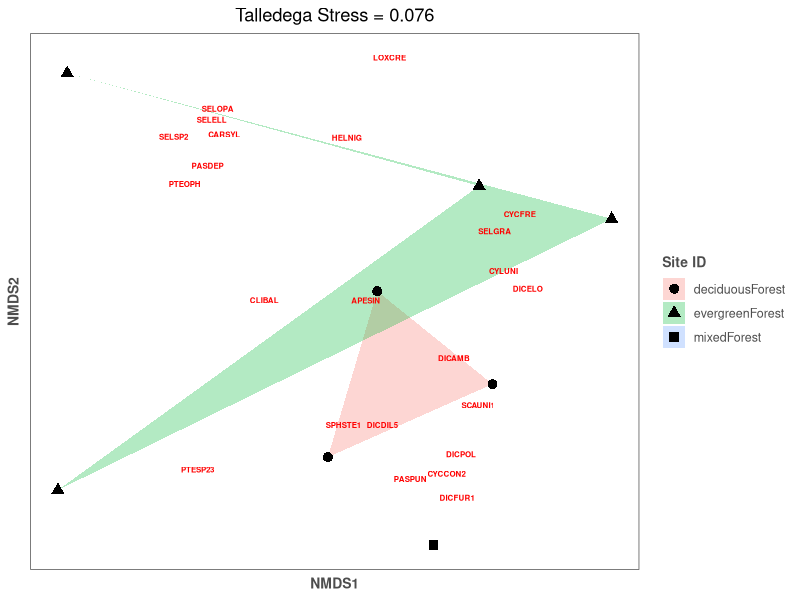
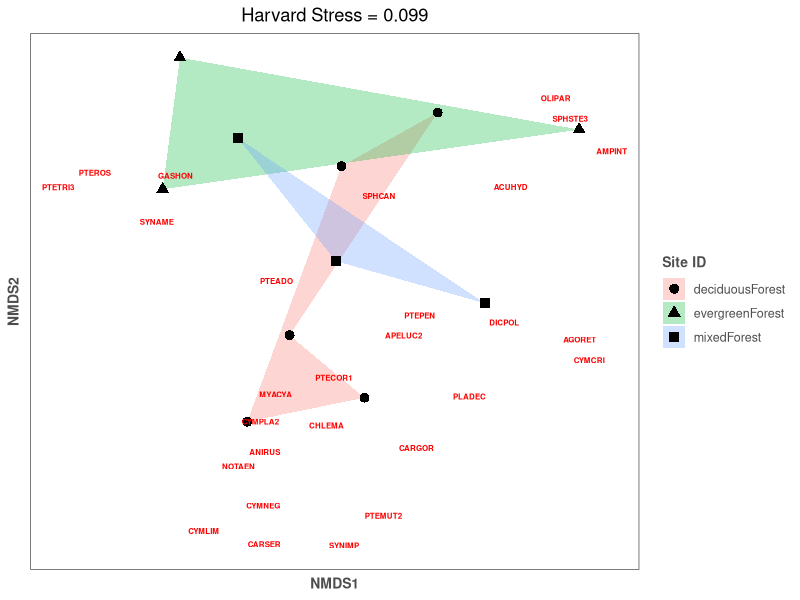
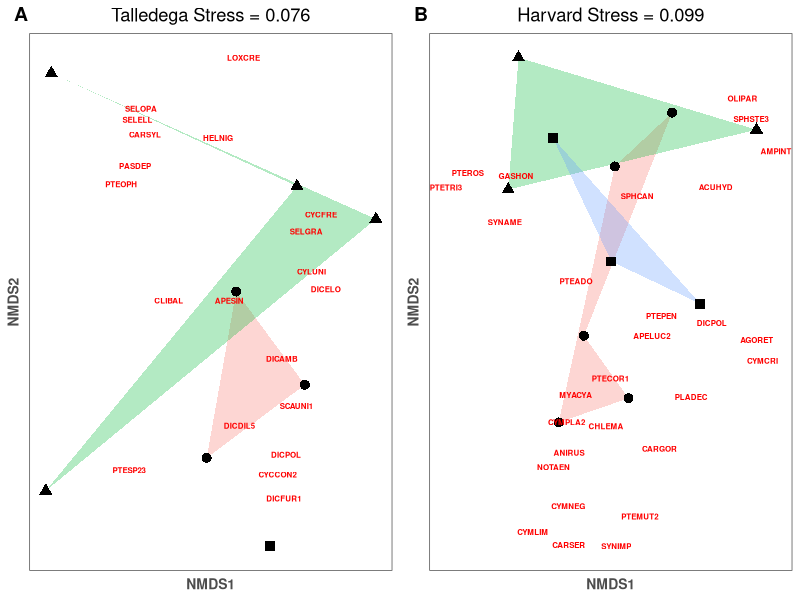
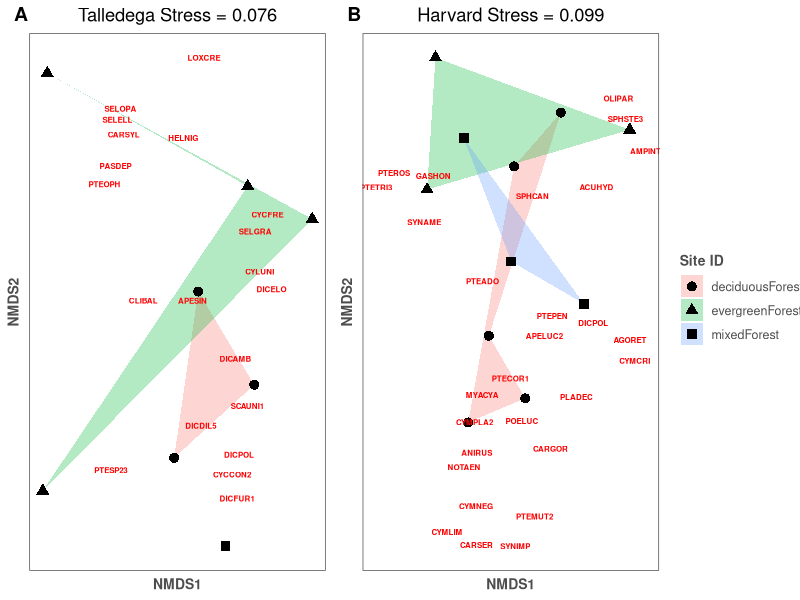
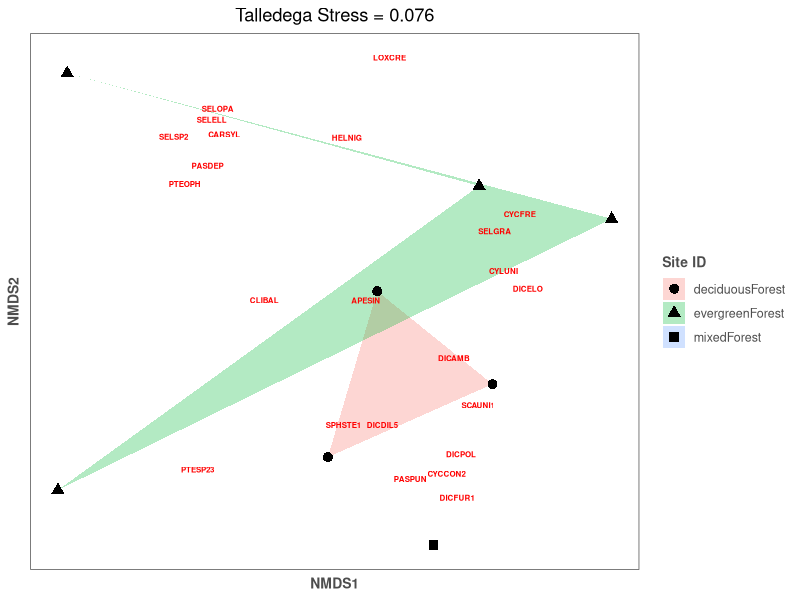
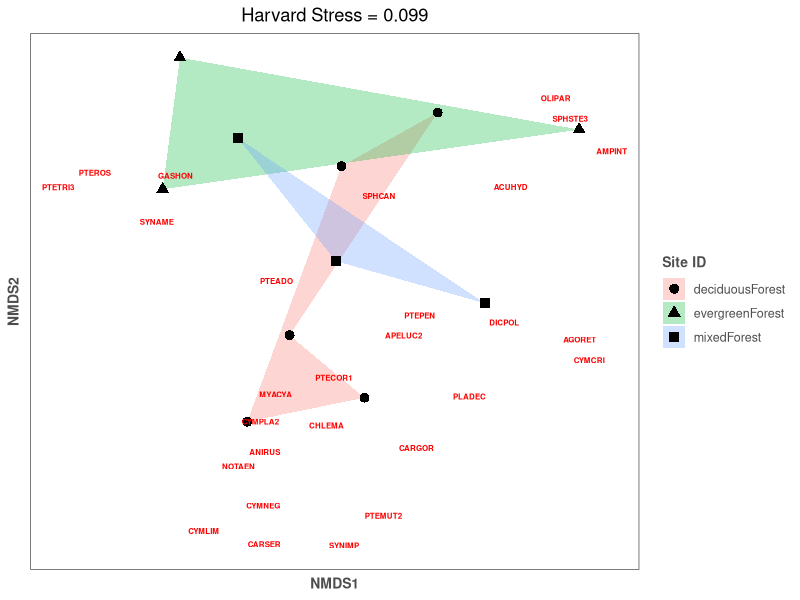
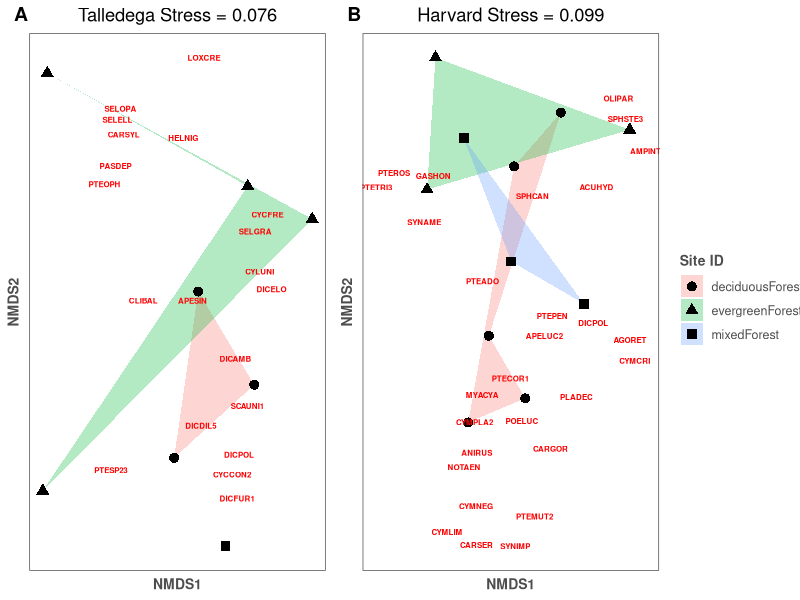

Write R code to recreate these figures, in order.

#Packages-------------------------------------------------
library(tidyverse)
library(vegan)
library(cowplot)
#Load data-------------------------------------------------
paraTax_TALL = read_csv("Ordination/data/paraTax_TALL.csv")
allTALL.df = read_csv("Ordination/data/allTALL.df.csv")

paraTax_HARV = read_csv("Ordination/data/paraTax_HARV.csv")
BasalAreaHARV.df = read_csv("Ordination/data/BasalAreaHARV.df.csv")


#TALL-------------------------------------------------
  #ord stats and figures 
  ordinationTALL.df<-paraTax_TALL%>%                                               
    select(taxonID.y,
           individualCount,
           plotID)%>%
    group_by(plotID, taxonID.y)%>%                                        
    pivot_wider(names_from = "taxonID.y", values_from = "individualCount", values_fn = length, values_fill = 0)
  
  veg.df<-allTALL.df
  
  ordinationTALL.df<-allTALL.df%>%
    select(plotID,
           nlcdClass,
           PerEG_BA,
           Shan_BA,
           totalBA)%>%
    left_join(ordinationTALL.df, by = "plotID")
  #remove species that are 0? because in some cases veg is missing?
  
  ordinationTALL.df<-ordinationTALL.df%>%
    select(!STEPLE)%>%
    select(!CICPUN)%>%
    select(!TETCAR2)%>%
    select(!CRADUB)%>%
    select(!AMBMEX)%>%
    select(!TETVIR)%>%
    select(!HARKAT)%>%
    select(!ACUTES)%>%
    select(!NOTSAY)%>%
    select(!NOTTER)%>%
    select(!LEBPUL)%>%
    select(!SELFOS)%>%
    select(!SELFAT)%>%
    select(!SELPAL)%>%
    select(!SELCON2)
  species.df<-ordinationTALL.df[,6:38]                        
  
  # Remove singletons:
  species.df = species.df[,colSums(species.df) > 1]
  
  my_nmds_result <- species.df%>% 
    vegan::metaMDS()
  
  # plot stress
  my_nmds_result$stress ## [1] 0.07596668 great (>0.05 is excellen <.2 is poor)
  
  data.scores = as.data.frame(scores(my_nmds_result, display = "sites", "species"))
  data.scores$plotID = ordinationTALL.df$plotID #need for plot
  
  ordinationTALL.df<-ordinationTALL.df%>%
    select(!nlcdClass)%>%
    select(!PerEG_BA)%>%
    select(!Shan_BA) %>%
    select(!totalBA)
  
  en = envfit(my_nmds_result, ordinationTALL.df, permutations = 999, na.rm = TRUE)
  
  en_coord_cont = as.data.frame(scores(en, "vectors")) * ordiArrowMul(en) #ordiarrowmul = for arrows
  en_coord_cat = as.data.frame(scores(en, "factors")) * ordiArrowMul(en) #plotID - need to keep nlcdClass off
  
  data.scores<-veg.df%>%
    select(plotID,
           nlcdClass,
           PerEG_BA,
           totalBA)%>%
    left_join(., data.scores, by = "plotID")
  
  
  #with o lines
  gg3 = ggplot(data = data.scores, aes(x = NMDS1, y = NMDS2)) + 
    geom_polygon(data=data.scores,aes(x=NMDS1,y=NMDS2,fill=nlcdClass),alpha=0.30) + # add the convex hulls
    geom_point(data = data.scores, aes(shape = nlcdClass), size = 3)+ 
    geom_text(data = en_coord_cont, aes(x = NMDS1, y = NMDS2), colour = "red", #species name
              fontface = "bold", label = row.names(en_coord_cont), size = 2, check_overlap= TRUE) + 
    theme(axis.title = element_text(size = 10, face = "bold", colour = "grey30"), 
          panel.background = element_blank(), panel.border = element_rect(fill = NA, colour = "grey30"), 
          axis.ticks = element_blank(), axis.text = element_blank(), legend.key = element_blank(), 
          legend.title = element_text(size = 10, face = "bold", colour = "grey30"), 
          legend.text = element_text(size = 9, colour = "grey30")) +
    labs(shape = "Site ID", fill = "Site ID", title = "Talledega Stress = 0.076")+
    theme(plot.title = element_text(hjust = 0.5))
  gg3
  pdf("/Users/JaneyLienau/Desktop/TALL_Ord3.pdf", width = 7, height = 7)
  plot(gg3)
  dev.off()
  
  # PERMANOVA 
  per1<- adonis2(species.df ~ PerEG_BA, data = data.scores, permutations = 999, method="bray")
  per1 # sig
  per2<- adonis2(species.df ~ plotID, data = data.scores, permutations = 999, method="bray")
  per2
  
  per3<- adonis2(species.df ~ EG, data = data.scores %>% mutate(EG = nlcdClass == "evergreenForest"), permutations = 999, method="bray")
  per3 #sig EG 0.036
  
  #print
  ordinationTALL.df$siteID<-"TALL"

#HARV-------------------------------------------------
  ordinationHARV.df<-paraTax_HARV%>%                                               
    select(taxonID.y,
           individualCount,
           plotID)%>%
    group_by(plotID, taxonID.y)%>%                                        
    pivot_wider(names_from = "taxonID.y", values_from = "individualCount", values_fn = length, values_fill = 0)
  species.df<-ordinationHARV.df[,2:34]                                            # 2388 species
  
  # Remove singletons:
  species.df = species.df[,colSums(species.df) > 1]
  
  
  veg.df<-BasalAreaHARV.df
  
  ordinationHARV.df<-ordinationHARV.df%>%
    left_join(veg.df, by = "plotID")
  
  my_nmds_result <- species.df%>% 
    vegan::metaMDS()
  
  # plot stress
  my_nmds_result$stress ## [1] 0.09850331 ok (>0.05 is excellen <.2 is poor)
  goodness(my_nmds_result)
  #inertcomp(my_nmds_result)
  #
  ordinationHARV.df<-ordinationHARV.df%>%
    select(!perECM)%>%
    select(!ShannonPlant)%>%
    select(!SimpsonPlant)%>%
    select(!totalBA)
  
  ordinationHARV.df<-ordinationHARV.df%>%
    select(!Deciduous)%>%
    select(!Evergreen)%>%
    select(!AM)
  
  ordinationHARV.df <- ordinationHARV.df%>%
    select(!nlcdClass)
  
  ordinationHARV.df <- ordinationHARV.df%>%
    select(!ECM)
  
  ordinationHARV.df <- ordinationHARV.df%>%
    select(!perEvergreen)
  
  
  data.scores = as.data.frame(scores(my_nmds_result, display = "sites", "species"))
  data.scores$plotID = ordinationHARV.df$plotID #need for plot
  
  en = envfit(my_nmds_result, ordinationHARV.df, permutations = 999, na.rm = TRUE)
  
  en_coord_cont = as.data.frame(scores(en, "vectors")) * ordiArrowMul(en) #ordiarrowmul = for arrows
  en_coord_cat = as.data.frame(scores(en, "factors")) * ordiArrowMul(en) #plotID - need to keep nlcdClass off
  
  data.scores<-veg.df%>%
    select(plotID,
           nlcdClass,
           perEvergreen)%>%
    left_join(., data.scores)%>%
    filter(!plotID=="HARV_025")
  
  
  #with o lines
  gg4 = ggplot(data = data.scores, aes(x = NMDS1, y = NMDS2)) + 
    geom_polygon(data=data.scores,aes(x=NMDS1,y=NMDS2,fill=nlcdClass),alpha=0.30) + # add the convex hulls
    geom_point(data = data.scores, aes(shape = nlcdClass), size = 3)+ 
    geom_text(data = en_coord_cont, aes(x = NMDS1, y = NMDS2), colour = "red", #species name
              fontface = "bold", label = row.names(en_coord_cont), size = 2, check_overlap= TRUE) + 
    theme(axis.title = element_text(size = 10, face = "bold", colour = "grey30"), 
          panel.background = element_blank(), panel.border = element_rect(fill = NA, colour = "grey30"), 
          axis.ticks = element_blank(), axis.text = element_blank(), legend.key = element_blank(), 
          legend.title = element_text(size = 10, face = "bold", colour = "grey30"), 
          legend.text = element_text(size = 9, colour = "grey30")) +
    labs(shape = "Site ID", fill = "Site ID", title = "Harvard Stress = 0.099")+
    theme(plot.title = element_text(hjust = 0.5))
  
  gg4
  pdf("/Users/JaneyLienau/Desktop/HARV_Ord3.pdf", width = 7, height = 7)
  plot(gg4)
  dev.off()
  
  # PERMANOVA 
  per1<- adonis2(species.df ~ EG, data = data.scores %>% mutate(EG = nlcdClass == "evergreenForest"), permutations = 999, method="bray")
  per1
  #no sig
  per2<- adonis2(species.df ~ perEvergreen, data = data.scores, permutations = 999, method="bray")
  per2
  #no sig
  
  
  #print
  ordinationHARV.df$siteID<-"HARV"
  
  
  #species driving site distribution
  spp.fit <- envfit(my_nmds_result, ordinationHARV.df, permutations = 999)
  head(spp.fit)
  
#Supp Figure-----------------------------------------------------
  
  
  # extract the legend from one of the plots
  legend <- get_legend(
    # create some space to the left of the legend
    gg3 + theme(legend.box.margin = margin(0, 0, 0, 12))
  )
  
  prow <- plot_grid(
    gg3 + theme(legend.position="none"),
    gg4 + theme(legend.position="none"),
    align = 'vh',
    labels = c("A", "B"),
    hjust = -1,
    nrow = 1
  )
  prow
 
  # add the legend to the row we made earlier. Give it one-third of 
  # the width of one plot (via rel_widths).
 p <-  plot_grid(prow, legend, rel_widths = c(2, .4))
  p
#PDF-------------------------------------------------------------
  pdf("/Users/JaneyLienau/Desktop/supp.pdf", width = 14, height = 7)
  plot(p)
  dev.off()
  



